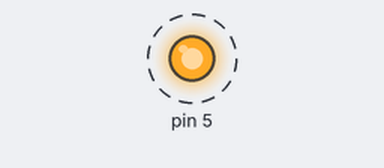
A sketch run on a simulated Arduino Uno, built with avr-gcc and run on an emulated ATmega328P. On the bench: output pins drawn as LEDs (lit = HIGH). Dashed ring = blinking.

Above: at 0.2 s.
Timing chart, 0 to 3.0 s (numbered marks = the images above):
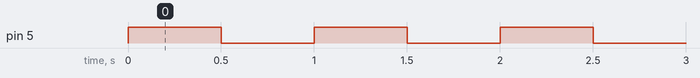

Measured:
- by itself, pin 5: alternates HIGH for 0.50 s and LOW for 0.50 s

The sketch:

timer_interrupcion.ino
```cpp
void setup() {
  pinMode(5, OUTPUT);

  TCCR1A = 0;
  TCCR1B = 0;
  TCNT1  = 0;

  // Frecuencia del Arduino UNO: 16 MHz
  // Prescaler = 1024  →  16,000,000 / 1024 = 15625 ticks por segundo
  // Para 500 ms → necesitamos 7812.5 ticks ≈ 7812
  OCR1A = 7812;

  TCCR1B |= (1 << WGM12);
  TCCR1B |= (1 << CS12) | (1 << CS10);
  TIMSK1 |= (1 << OCIE1A);

}

void loop() {

}
ISR(TIMER1_COMPA_vect) {
  digitalWrite(5, !digitalRead(5));
}
```
